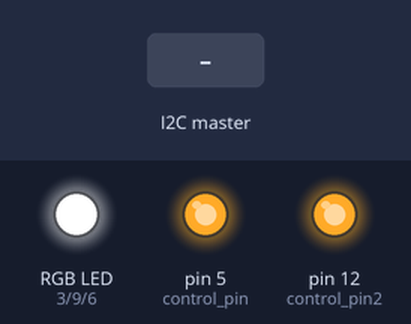
Recording of a sketch running on a simulated Arduino Uno, built with avr-gcc and run on an emulated ATmega328P. Parts: an RGB LED mixed from three pins (HIGH = lit), output pins drawn as LEDs (lit = HIGH). Inputs (shaded band) come from the test bench. What the sketch prints to the serial monitor is not drawn.

Above: at 1.2 s.
1.3 s: the I2C master sends the byte 1
At 1.36 s:
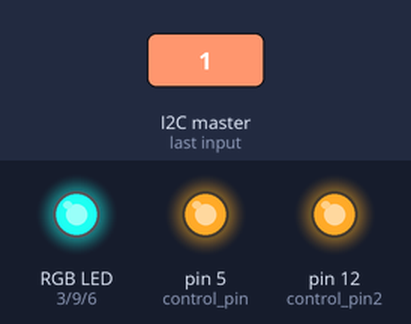
At 2.07 s:
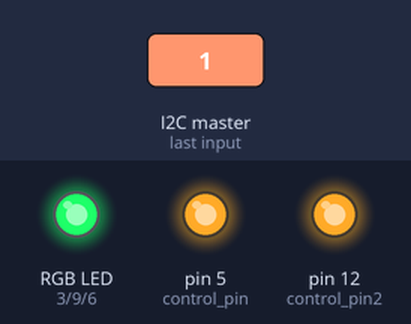
4.3 s: the I2C master sends the byte 0
At 4.3 s:
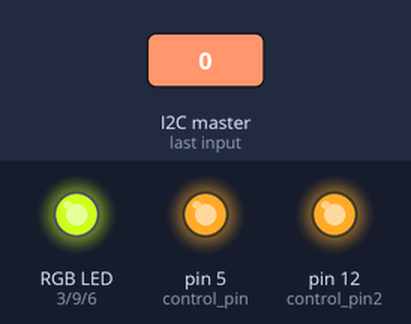
Timing chart, 0 to 23.8 s (numbered marks = the images above; inputs shaded):
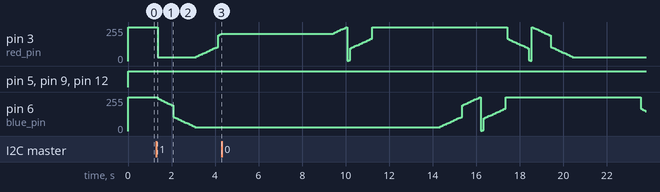

The sketch:

Worker_code.ino
```cpp
#include <Wire.h>

#define SDA_PIN 4
#define SCL_PIN 5

const int16_t I2C_MASTER = 0x42;
const int16_t I2C_SLAVE = 0x08;

int isOn = 1;
int freeze = 0;

int control_pin = 5;
int control_pin2 = 12;
int red_pin = 3;
int blue_pin = 6;
int green_pin = 9;

int hue = 0;
int brightness = 0;

int interval = 70;

struct rgb {
  int r;
  int g;
  int b;
};

rgb cols;


void setup() {
  Serial.begin(9600);
  Serial.println("Starting...");

  Wire.begin(I2C_SLAVE); // new syntax: join i2c bus (address required for slave)
  Wire.onReceive(receiveEvent); // register event
  Serial.println("I2C is up.");

  pinMode(control_pin, OUTPUT);
  pinMode(control_pin2, OUTPUT);
  pinMode(red_pin, OUTPUT);
  pinMode(green_pin, OUTPUT);
  pinMode(blue_pin, OUTPUT);

}

void loop() {

  if (freeze == 1) {
    Serial.println("Frozen!");

    writePins(1, cols.r, cols.g, cols.b);
    delay(4000);
    Serial.println("Fading...");
    rgb target_cols = hue_to_rgb(hue);

    //difference between actual values (cols) and target values
    int red_step = (target_cols.r - cols.r) / 25;
    int green_step = (target_cols.g - cols.g) / 25;
    int blue_step = (target_cols.b - cols.b) / 25;

    for (int i = 0; i < 15; i++) {
      cols.r = cols.r + red_step;
      cols.g = cols.g + green_step;
      cols.b = cols.b + blue_step;

      writePins(1, cols.r, cols.g, cols.b);

      delay(interval);
    }
    freeze = 0;
    Serial.println("Freeze is over");

  }

  if (isOn == 1) {

    cols = hue_to_rgb(hue);
    //Serial.println("Hue RGB: " + String(hue) + " " + String(cols.r) + " " + String(cols.g) + " " + String(cols.b));

    //invert colours

    writePins(1, cols.r, cols.g, cols.b);

  }

  else {
    writePins(0, 0, 0, 0);
  }

  delay(interval); //Pyramid should be displaying at ~30Hz
  hue = hue + 1;
  if (hue > 257) {

    hue = 0;
  }

}

void receiveEvent(size_t howMany) {

  char buf[howMany];
  Wire.readBytes(buf, howMany);

  //To extract substrings from a char array in C, you can use the strtok() function, which is part of the standard C library.
  //The strtok() function splits a string into tokens based on a delimiter character, which in your case is the dash -

  //yes I used chatGPT for this.
  Serial.println(buf);
  int wasOn = isOn;
  int new_brightness;

  sscanf(buf, "%d-%d-%d-%d-%d", &isOn, &new_brightness, &cols.r, &cols.g, &cols.b);

  if (isOn == 1 and wasOn == 1 and brightness == new_brightness) {
    freeze = 1;
  }

  brightness=new_brightness;

}

rgb hue_to_rgb(int hue) {
  //source: https://arduino.stackexchange.com/questions/75446/rgb-led-color-control-with-a-single-value

  int val = 255;
  int sat = 255;

  unsigned int H_accent = hue / 43;
  unsigned int bottom = ((255 - sat) * val) >> 8;
  unsigned int top = val;
  unsigned char rising  = ((top - bottom)  * (hue % 43   )  )  /  43  +  bottom;
  unsigned char falling = ((top - bottom)  * (43 - hue % 43)  )  /  43  +  bottom;

  int r = 0;
  int g = 0;
  int b = 0;

  switch (H_accent) {
    case 0:
      r = top;
      g = rising;
      b = bottom;
      break;

    case 1:
      r = falling;
      g = top;
      b = bottom;
      break;

    case 2:
      r = bottom;
      g = top;
      b = rising;
      break;

    case 3:
      r = bottom;
      g = falling;
      b = top;
      break;

    case 4:
      r = rising;
      g = bottom;
      b = top;
      break;

    case 5:
      r = top;
      g = bottom;
      b = falling;
      break;
  }
  if (r > 255) r = 255;
  if (g > 255) g = 255;
  if (b > 255) b = 255;
  if (r < 0) r = 0;
  if (g < 0) g = 0;
  if (b < 0) b = 0;

  rgb cols;
  cols.r = r;
  cols.g = g;
  cols.b = b;
  return (cols);
}

void writePins(int control, int r, int g, int b) {

  char str[30];
  sprintf(str, "Input: %d %d %d %d %d", control, brightness, r, g, b);
  Serial.println(str);

  r = 255 - r;
  g = 255 - g;
  b = 255 - b;
  r = map(brightness, 0, 100, 255, r);
  g = map(brightness, 0, 100, 255, g);
  b = map(brightness, 0, 100, 255, b);


  sprintf(str, "Writing: %d %d %d %d", control, r, g, b);
  Serial.println(str);

  digitalWrite(control_pin, control);
  digitalWrite(control_pin2, control);
  analogWrite(red_pin, r);
  analogWrite(blue_pin, g);
  analogWrite(green_pin, b);

}
```

Measured:
- after the input at 1.3 s, pin 6 (blue_pin): moves from 255/255 to 30/255 over 1.7 s, starting after 0.06 s
